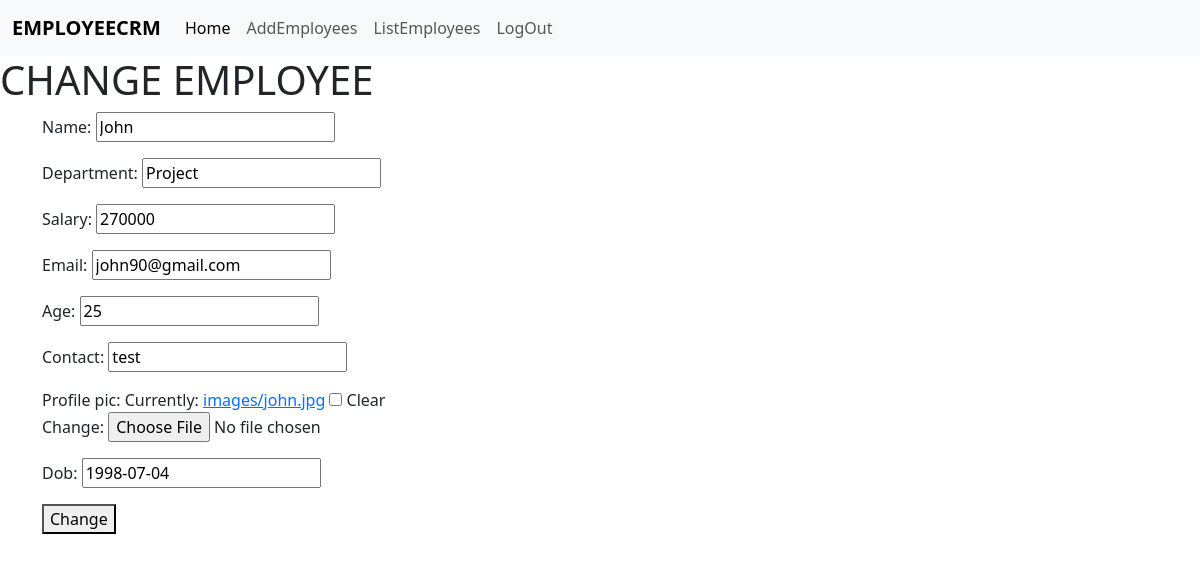
Screenshot of /employees/3/change (signed in) with the database file from the repository.
### crm/models.py (models this page shows, shortened)
class Employees(models.Model):
    name=models.CharField(max_length=200)
    department=models.CharField(max_length=200 )
    salary=models.PositiveIntegerField()
    email=models.EmailField(unique=True)
    age=models.PositiveIntegerField()
    contact=models.CharField(max_length=200,null=True)
    profile_pic=models.ImageField(upload_to="images",null=True,blank=True)
    dob=models.DateField(null=True,blank=True)

### crm/views.py (the view, shortened to what this page needs)
# urls.py: path("employees/<int:pk>/change",views.EmployeeUpdateView.as_view(),name="emp-edit"),
@method_decorator (signin_required,name="dispatch")
class EmployeeUpdateView(View):
    def get(self,request,*args,**kwargs):
        id=kwargs.get("pk")
        obj=Employees.objects.get(id=id)
        form=EmployeeModelForms(instance=obj)
        return render(request,"emp_edit.html",{"form":form})

### crm/forms.py
class EmployeeModelForms(forms.ModelForm):
    class Meta:
        model=Employees
        fields="__all__"
    widgets={
            "name":forms.TextInput(attrs={"class":"form-control"}),
            "department":forms.TextInput(attrs={"class":"form-control"}),
            "salary":forms.TextInput(attrs={"class":"form-control"}),
            "email":forms.TextInput(attrs={"class":"form-control"}),
            "age":forms.TextInput(attrs={"class":"form-control"}),
            "contact":forms.TextInput(attrs={"class":"form-control","rows":5}),
            "dob":forms.DateInput(attrs={"class":"form-control","type":"date"})
        }

### crm/views.py (called while the page is built)
def signin_required(fn):
    def wrapper(request,*args,**kwargs):
        if not request.user.is_authenticated:
            messages.error(request,"invalid session")
            return redirect("signin")
        else:
            return fn(request,*args,**kwargs)
    return wrapper

### crm/templates/emp_edit.html (shortened to what this page needs)
    {%extends 'base.html'%}
    {%block body_block%}
    <h1>CHANGE EMPLOYEE</h1>
<div class="container">
    <form action="" method="post" enctype="multipart/form-data">
        {{form.as_p}}
        <button type="submit">Change</button>
    </form>
</div>
 {%endblock%}

### rows the page displays
Employees: name "John", department "Project", salary "270000", email "john90@gmail.com", age "25", contact "test", dob "1998-07-04"
